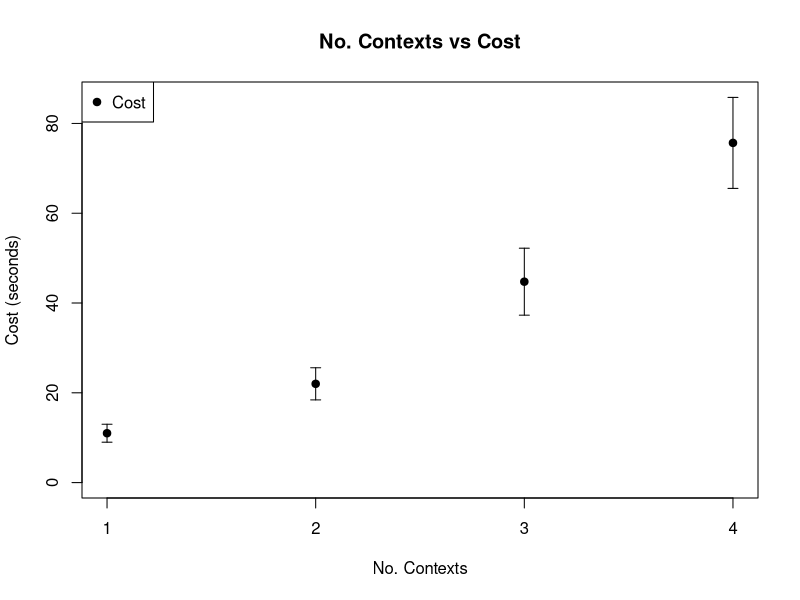

Reproduce this figure in R.
# This script reads a CSV file with the format:
#
# NoContexts, Time to run the context (must be a number)
# 1, 10
# 1, 10.4
# 1, 9.88
# 2, 15.3
# 2, 16.8
# .., ..
#
# The script then plots the average points per NoContexts.
# Error bars are plotted using the standard deviation.
#
# Author: Simone Ivan Conte (sic2)

setwd("/Users/sic2/git/sos/experiments")
getwd()

# Read the CVS file
d <- read.csv("context_exp_2.csv", header=TRUE, sep=",")

# Do some calculations on the data (d[,2])
c_mean <- aggregate(d[,2], list(d[,1]), mean);
c_mean <- setNames(c_mean, c(colnames(d[1]), 'mean'))

c_sd <- aggregate(d[,2], list(d[,1]), sd);
c_sd <- setNames(c_sd, c(colnames(d[1]), 'sd'))

c <- merge(c_mean, c_sd)

x <- c[,1]
avg <- c$mean
sdev <- c$sd

phc_symbol <- 19

plot(x, avg, 
     type="p", pch=phc_symbol, # The phc param specified the symbol used for the data point
     xlab="No. Contexts", xaxt="n", # Hide the ticks (see the call to axis())
     ylab="Cost (seconds)", 
     ylim=range(c(0, avg+sdev)), # yAxis starts from 0. Alternatively c(avg-sdev, avg+sdev)
     main="No. Contexts vs Cost")

# Error bars using standard deviation
arrows(x, avg-sdev, x, avg+sdev, length=0.05, angle=90, code=3)

# Draw x-axis with integers only
xaxisInts <- seq(from=min(x), to=max(x), by=1)
axis(1, at=xaxisInts)

# Print a legend for the graph
legend("topleft", c("Cost"), col=c("black"), pch=phc_symbol)

#
# The text below will be used as a caption when adding the plot to a document.
# Caption: 
# CAPTION_TEXT


# STATISTICAL TESTS
summary(d)
